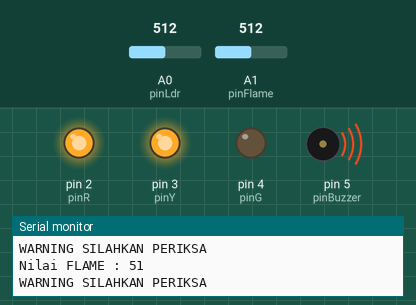
Simulated run of this sketch. Board: Arduino Uno, built with avr-gcc and run on an emulated ATmega328P. Parts: output pins drawn as LEDs (lit = HIGH), buzzer (waves = sounding, pin HIGH), the last lines printed to the serial monitor. The inputs (shaded band) are chosen by the test bench; at power-on: A1 (pinFlame) = 512, A0 (pinLdr) = 512.

Above: at 1.4 s.
1.5 s: A1 (pinFlame) set to 750
4.7 s: A1 (pinFlame) set to 775
At 5.1 s:
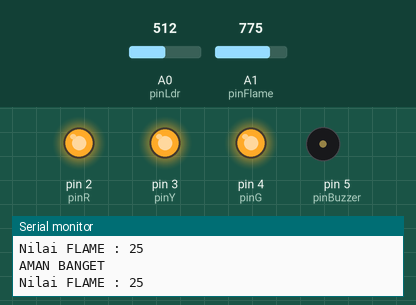
6.3 s: A0 (pinLdr) set to 483
At 6.7 s:
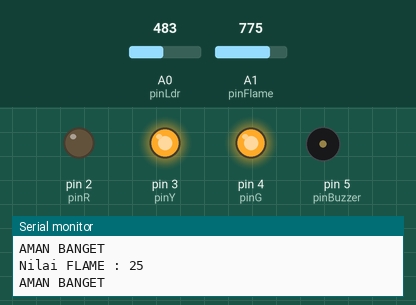
7.8 s: A1 (pinFlame) set to 122
At 8.09 s:
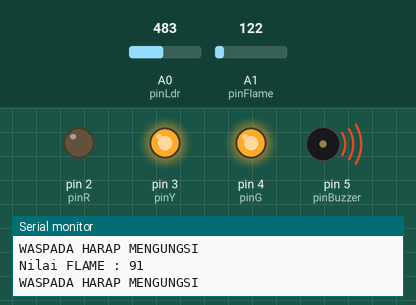
11.0 s: A0 (pinLdr) set to 511
At 11.31 s:
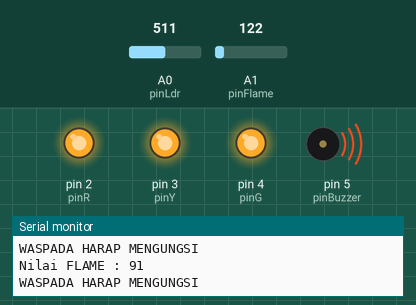
14.2 s: A0 (pinLdr) set to 306
At 14.52 s:
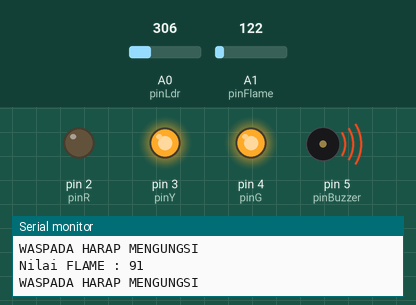
Timing chart, 0 to 18.4 s (numbered marks = the images above; inputs shaded):
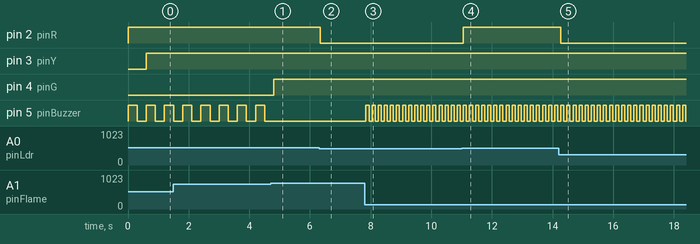

The sketch:

Chalange_11_04_21.ino
```cpp
int pinPir    = 6;
int pinLdr    = A0;
int pinFlame  = A1;
int pinBuzzer = 5;
int pinR      = 2;
int pinY      = 3;
int pinG      = 4;

void setup() {
    Serial.begin(9600);
    pinMode(pinR,OUTPUT);
    pinMode(pinY,OUTPUT);
    pinMode(pinG,OUTPUT);
    pinMode(pinBuzzer,OUTPUT);
    pinMode(pinPir,INPUT);
    pinMode(pinLdr,INPUT);
    pinMode(pinFlame,INPUT);


}

void loop() {
   //BACADATA
 int bacaFlame=analogRead(pinFlame);
     bacaFlame=map(bacaFlame,26,1017,100,0);
 int bacaLdr  =analogRead(pinLdr);
        bacaLdr=map(bacaLdr,43,951,0,255);

 //PRINT TO SERIAL
 Serial.print("Nilai FLAME : ");
 Serial.print(bacaFlame);
 Serial.println();

//lOGIKA
analogWrite(pinR, bacaLdr);
if(bacaFlame<=26){
  Serial.println("AMAN BANGET");
  digitalWrite(pinG,HIGH);
}else if(bacaFlame>=26 and bacaFlame<=80){
  Serial.println("WARNING SILAHKAN PERIKSA");
  digitalWrite(pinBuzzer,HIGH);
  delay(300);
  digitalWrite(pinBuzzer,LOW);
  delay(300);
  digitalWrite(pinY,HIGH);
}else{
  Serial.println("WASPADA HARAP MENGUNGSI");
  digitalWrite(pinBuzzer,HIGH);
  delay(100);
  digitalWrite(pinBuzzer,LOW);
  delay(100);
  digitalWrite(pinY,HIGH);
  digitalWrite(pinG,HIGH);
}


}
```

Measured:
- the behaviour switches between 759 and 760 on A1 (pinFlame) (found by bisection; images 0 and 1)
- the behaviour switches between 499 and 498 on A0 (pinLdr) (found by bisection; images 1 and 2)
- after the input at 4.7 s, pin 4 (pinG): LOW → HIGH after 0.11 s; pin 5 (pinBuzzer): stops changing and stays LOW
- after the input at 6.3 s, pin 2 (pinR): HIGH → LOW at once
- after the input at 7.8 s, pin 5 (pinBuzzer): alternates HIGH for 0.10 s and LOW for 0.10 s, starting after 0.05 s
- after the input at 11.0 s, pin 2 (pinR): LOW → HIGH after 0.06 s
- after the input at 14.2 s, pin 2 (pinR): HIGH → LOW after 0.07 s
- by itself, pin 5 (pinBuzzer): alternates HIGH for 0.30 s and LOW for 0.30 s
